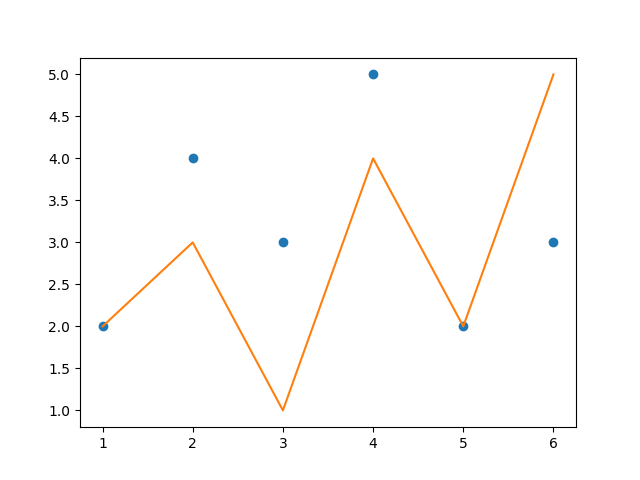

Write Python code to recreate this figure.
import numpy as np
import pylab as pl

A = np.arange(1, 7, 1)
B = np.array([2, 4, 3, 5, 2, 3])
C = np.array([2, 3, 1, 4, 2, 5])

pl.plot(A, B, 'o', A, C, '-')
pl.show()
